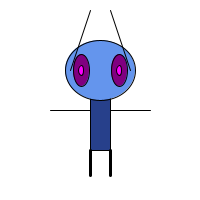
Frame 1 (no input)
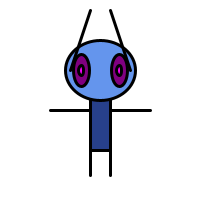
Frame 60 (the mouse pressed at the canvas centre just before this capture)
Frame 120 (the mouse held since frame 60 and released just before this capture): identical to frame 60, image omitted

The Processing sketch that drew these frames (run headless with seeded random() and noise(); from frame 60 on, the mouse is pressed at the canvas centre):

// Processing sketch: creature_project
// ── creature_project.pde
//this creature is better than Mr. Klevence's creature. lol :)
void setup(){
size (200,200);
}

void draw(){
  background(255);
  
ellipseMode(CENTER);
rectMode(CENTER);

translate(100,100);

//body
stroke(0); //outline
fill(39,64,139); //inside colour
rect(0,0,20,100);
line(10,10,50,10);
line(-10,10,-50,10);

//head
fill(100,149,237);
ellipse(0,-30, 70,60);
line(-10,-90,-30,-30);
line(10,-90,30,-30);

//eyes
fill(128,0,128);
ellipse(-19,-30,16,32);
ellipse(19,-30,16,32);
fill(255,0,255);
ellipse(-19,-30,5,10);
ellipse(19,-30,5,10);

//legs
stroke(0);
strokeWeight(3);
line(-10,50,-10,75);
line(10,50,10,75);

}
